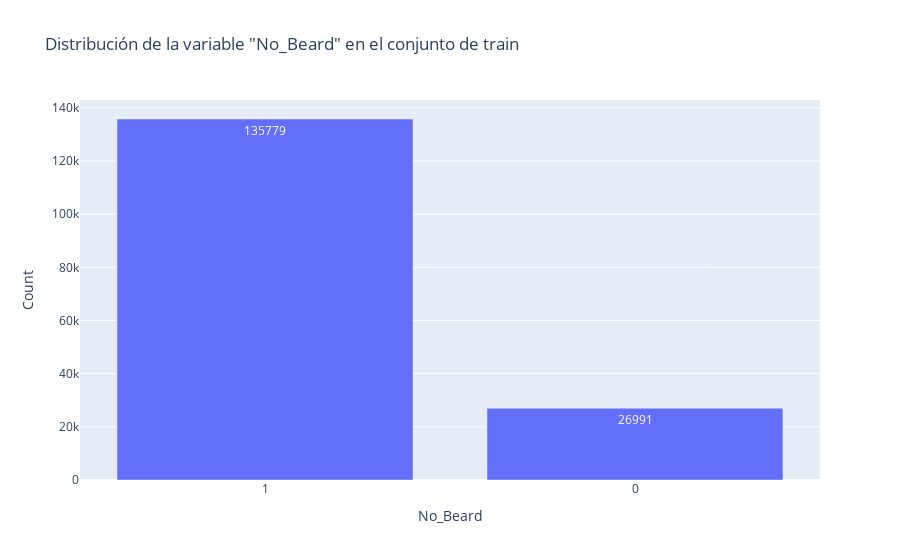

Source (notebook cell):
### Markdown cell above
### 1.3 Distribución de la variable a predecir

### Code cell
# Obtener los valores de recuento
value_counts = train['No_Beard'].value_counts()

# Crear el gráfico de distribución con los valores de recuento
fig = px.bar(x=value_counts.index, y=value_counts.values, labels={'x': 'No_Beard', 'y': 'Count'},
             title='Distribución de la variable "No_Beard" en el conjunto de train')

fig.update_traces(text=value_counts.values, texttemplate='%{text}', textposition='inside')

fig.show()

### Figure 1 — Plotly figure (JSON) as saved in the notebook; plotly's stock layout.template omitted (floating-point values rounded to 4 significant figures)
{"data": [{"alignmentgroup": "True", "hovertemplate": "No_Beard=%{x}<br>Count=%{y}<extra></extra>", "legendgroup": "", "marker": {"color": "#636efa", "pattern": {"shape": ""}}, "name": "", "offsetgroup": "", "orientation": "v", "showlegend": false, "text": [135779, 26991], "textposition": "inside", "texttemplate": "%{text}", "type": "bar", "x": ["1", "0"], "xaxis": "x", "y": [135779, 26991], "yaxis": "y"}], "layout": {"barmode": "relative", "legend": {"tracegroupgap": 0}, "title": {"text": "Distribución de la variable \"No_Beard\" en el conjunto de train"}, "xaxis": {"anchor": "y", "domain": [0, 1], "title": {"text": "No_Beard"}}, "yaxis": {"anchor": "x", "domain": [0, 1], "title": {"text": "Count"}}}}
